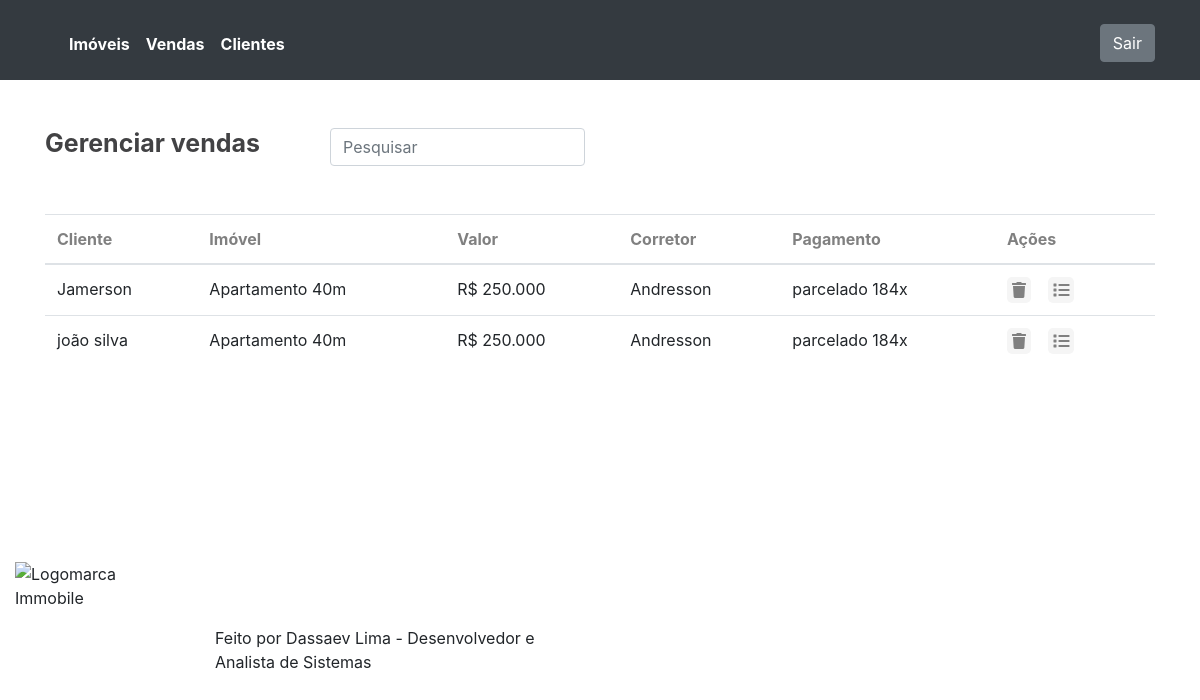
The app's page /vendas/ (signed in), older data.
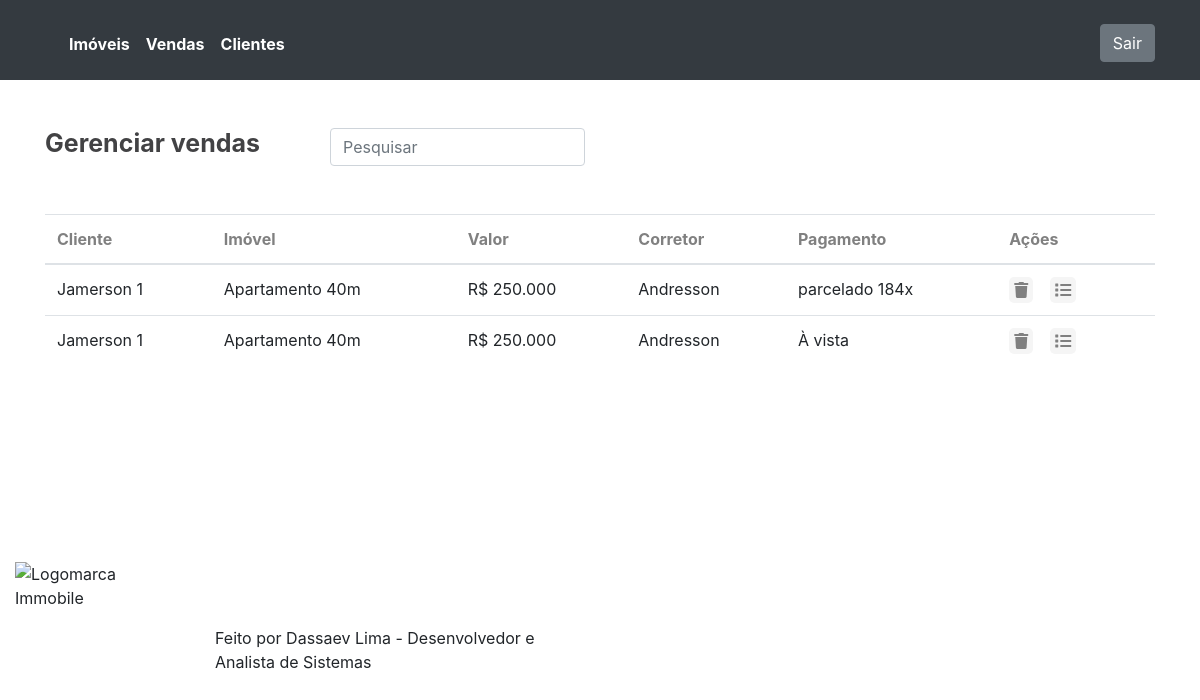
The same page, newer data.
### core/models.py (models this page shows, shortened)
class Venda(models.Model):
    id_cliente = models.ForeignKey(Cliente, on_delete=models.CASCADE)
    id_corretor = models.ForeignKey(Corretor, on_delete=models.CASCADE)
    id_imovel = models.ForeignKey(Imovel, on_delete=models.CASCADE)
    id_pagamento = models.ForeignKey(Pagamento, on_delete=models.CASCADE)
    data = models.DateTimeField()
    class Meta:
        db_table = 'venda'

class Cliente(models.Model):
    nome = models.CharField(max_length=255)
    cpf = models.CharField(max_length=255)
    email = models.CharField(max_length=255)
    telefone = models.CharField(max_length=255)
    data_entrada = models.DateTimeField(auto_now=True)
    class Meta:
        db_table = 'cliente'

class Imovel(models.Model):
    tipo = models.CharField(max_length=255)
    valor = models.CharField(max_length=255)
    endereco = models.CharField(max_length=255)
    comissao = models.IntegerField(default=5)
    descricao = models.CharField(max_length=255)
    informacoes = models.TextField(blank=True,null=True)
    status = models.CharField(max_length=255,default='à venda')
    class Meta:
        db_table = 'imovel'

class Corretor(models.Model):
    nome = models.CharField(max_length=255)
    senha = models.CharField(max_length=255)
    class Meta:
        db_table = 'corretor'

class Pagamento(models.Model):
    opcao = models.CharField(max_length=255)
    class Meta:
        db_table = 'pagamento'

### core/views.py (the view)
# urls.py: path('vendas/',views.lista_vendas),
@login_required(login_url='/login/')
def lista_vendas(request):
    lista_de_vendas = Venda.objects.all()
    vendas = {
        'vendas':lista_de_vendas
    }
    return render(request, 'vendas.html', vendas)

### templates/vendas.html
{% extends "estrutura.html" %}
    {% block content %}
    <main class="pt-5">
        <div class="container">
            <div class=" row">
                <div class="col-md-3">
                    <h1>Gerenciar vendas</h1>
                </div>
                <div class="col-md-3">
                    <input type="text" placeholder="Pesquisar" class="form-control">
                </div>
                <div class="col-3">
                </div>
            </div>
        </div>
        <div class="container pt-5">
            <table class="table">
                <thead>
                    <tr>
                        <th scope="col">Cliente</th>
                        <th scope="col">Imóvel</th>
                        <th scope="col">Valor</th>
                        <th scope="col">Corretor</th>
                        <th scope="col">Pagamento</th>
                        <th scope="col">Ações</th>
                    </tr>
                </thead>
                <tbody>
                    {% for venda in vendas %}
                    <tr>
                        <td>{{ venda.id_cliente.nome}}</td>
                        <td>{{ venda.id_imovel.descricao}}</td>
                        <td>R$ {{ venda.id_imovel.valor}}</td>
                        <td>{{ venda.id_corretor.nome}}</td>
                        <td>{{ venda.id_pagamento.opcao}}</td>
                        <td>
                            <div class="row">
                                <div class="col-3">
                                    <a href="/vendas/delete/{{ venda.id }}/">
                                <i class="fa fa-trash" style="color:grey;background-color:whitesmoke; padding:5px;border-radius:5px"></i>
                            </a>
                                </div>
                                <div class="col-3">
                                    <a href="/vendas/extrato/{{ venda.id }}/">
                                <i class="fa fa-list" style="color:grey;background-color:whitesmoke; padding:5px;border-radius:5px"></i>
                            </a>
                                </div>
                            </div>
                        </td>
                    </tr>
                 {% endfor %}
                </tbody>
            </table>
        </div>
    </main>
    {% endblock %}

Row changes from the older to the newer data that the page shows:
removed Venda: id_cliente.nome "joão silva", id_imovel.descricao "Apartamento 40m", id_imovel.valor "250.000", id_corretor.nome "Andresson", id_pagamento.opcao "parcelado 184x"
changed through a linked row, Venda "parcelado 184x": id_cliente.nome "Jamerson" → "Jamerson 1"
added Venda: id_cliente.nome "Jamerson 1", id_imovel.descricao "Apartamento 40m", id_imovel.valor "250.000", id_corretor.nome "Andresson", id_pagamento.opcao "À vista"
